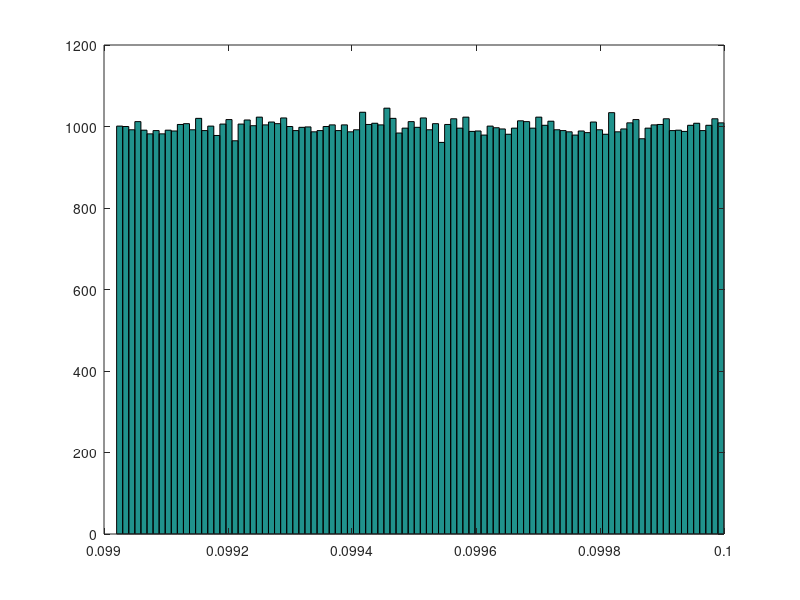

This chart was generated by the following MATLAB code:
clc, clear all

kbT=10;


% Step Size
 h = 0.001;
 tfinal = 100;
 N =ceil(tfinal/h);

gamma=1000;
m=1;
kbT= 10;
g=9.8;
var=sqrt(2*kbT*h/(m*gamma));

m=1;

fx1 =@(x,t) (randn*var)/(m*gamma) - g/(gamma)^2;

t(1)=0;
x1(1) = 0.1; 

x_euler(1)=x1(1);
x_impeuler(1)=x1(1);
x_mpeuler(1)=x1(1);



%{ 

for i=1:N
    
    x_euler(i+1)=x_euler(i)+ h*fx(x_euler(i))
    x_mpeuler(i+1)=x_mpeuler(i)+ fx(x_mpeuler(i)+h*f(x_mpeuler(i))/2)
    
end
%}
%  
%  for j=1:15
%      h=10^(1-j)
for i=1:N
    %Update
%     x_euler(i+1)=x_euler(i)+ h*fx1(x_euler(i),t(i));

  x_euler(i+1)=x_euler(i)+ h*((randn*var)/(m*gamma) - g/(gamma)^2);
    
  if x_euler(i+1)<0
       x_euler(i+1)=0-x_euler(i+1);
    elseif x_euler(i+1)>1
         x_euler(i+1)=2-x_euler(i+1);
    end

%     k1_mpeuler=h*fx1(x_mpeuler(i),t(i));
%     k2_mpeuler=h*fx1(x_mpeuler(i)+k1_mpeuler/2,t(i)+h/2);
%     x_mpeuler(i+1)=x_mpeuler(i)+ k2_mpeuler;

%     k1_impeuler=h*fx1(x_impeuler(i),t(i));
%     k2_impeuler=h*fx1(x_impeuler(i)+k1_impeuler,t(i)+h);
%     x_impeuler(i+1)=x_impeuler(i)+0.5*(k1_impeuler+k2_impeuler);
    
end
% % figure
% % subplot(2,2)

% % plot(t,x1)
% % hold on
% % pause(5)
% figure
% plot(t,x_euler)
figure
hist(x_euler,100)
% % hold on
% % plot(t,x_mpeuler)
% % hold on
% % plot(t,x_impeuler)

%  sth(j)=h
%  end
%  
 
 